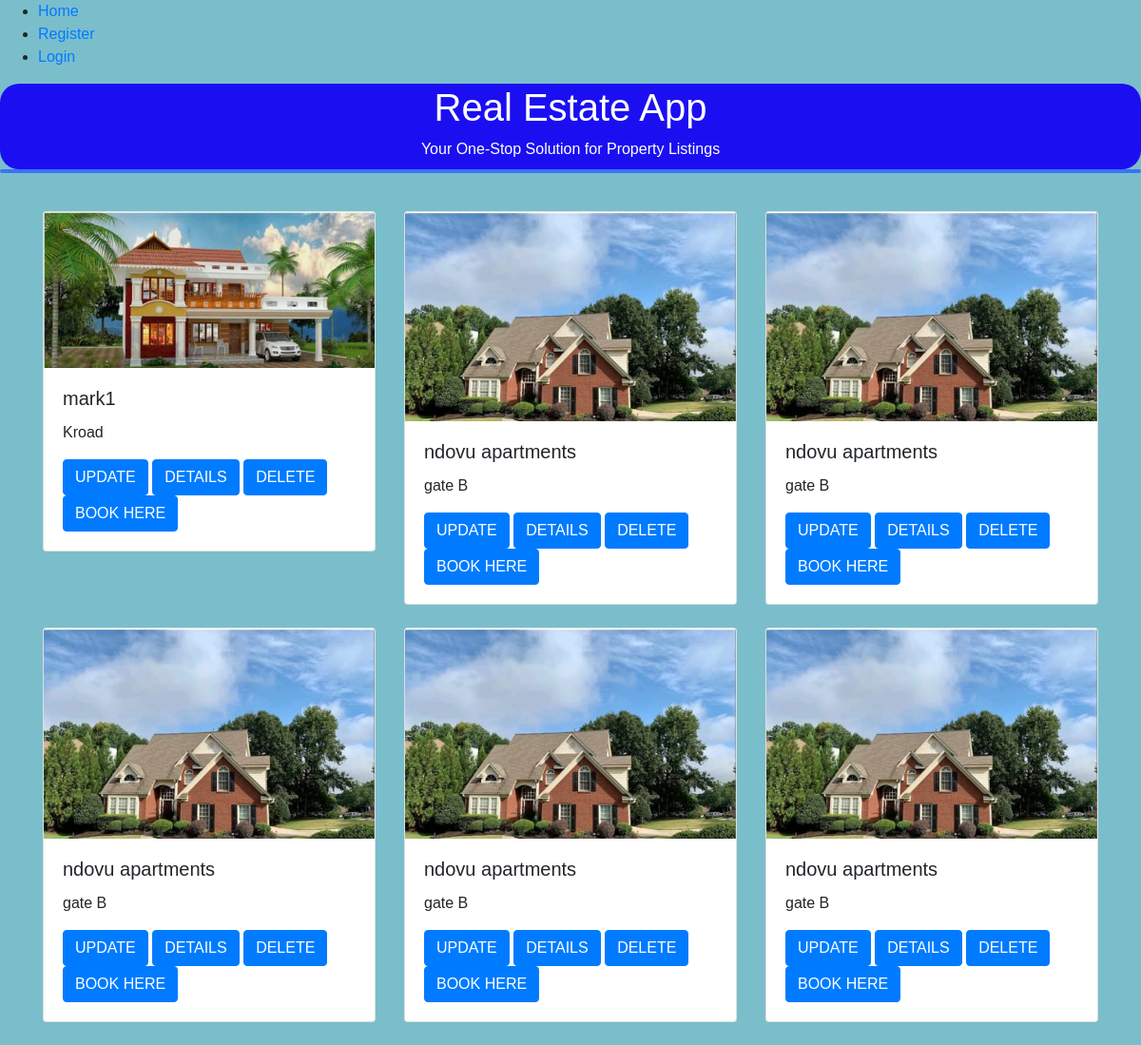
The app's page /listing_all/, older data.
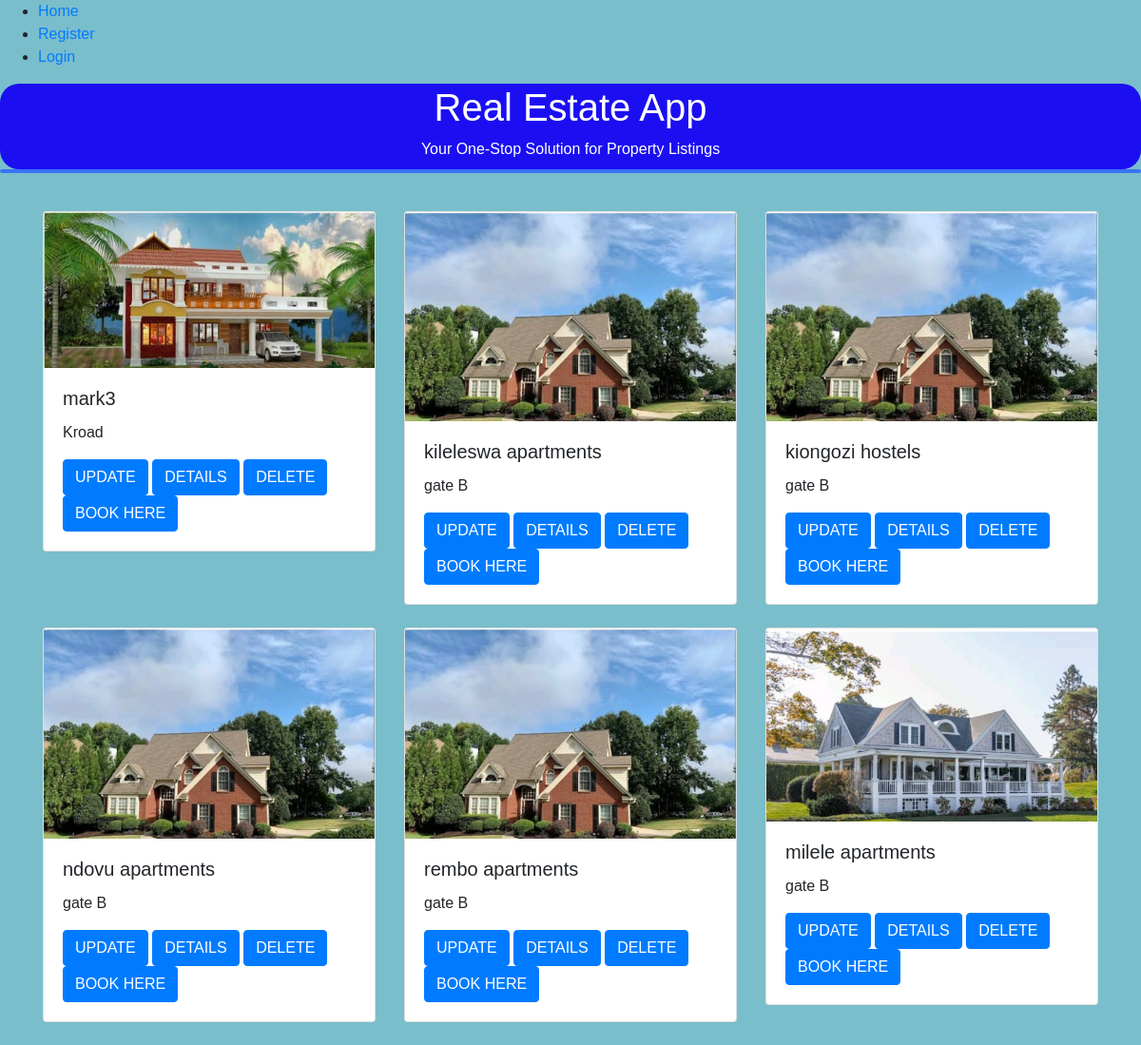
The same page, newer data.
### coreApp/models.py (models this page shows, shortened)
class Property_model(models.Model):
    user = models.ForeignKey(User, on_delete=models.CASCADE, related_name='property')
    property_name = models.CharField(max_length=255)
    location = models.CharField(max_length=50)
    image = models.ImageField(blank=True, null=True)
    rental_price = models.DecimalField(max_digits=10, decimal_places=2)
    security_deposit = models.DecimalField(max_digits=10, decimal_places=2)
    start_date = models.start_date = datetime.now()
    end_date = models.end_date = datetime.now()
    duration = models.DurationField()
    date_paid = models.DateField(blank=True, null=True)
    AMENITIES_CHOICES = [
        ('Balcony','Balcony'),
        ('Gym','Gym'),
        ('SwimmingPool','SwimmingPool')]
    STATUS_CHOICES=[
        ('Available','Available'),
        ('Occupied', 'Occupied') ]
    HOUSE_SIZE = [('STANDARD','STANDARD'),
                  ('Spacious','Spacious')]
    TYPE_OF_HOUSE =[('Singleroom','Singleroom'),
                    ('Bedsitter','Bedsitter'),
                    ('Onebedroom','Onebedroom'),
                    ('Twobedroom','Twobedroom'),
                    ('Threebedroom','Threebedroom'),
                    ('Fourbedroom','Fourbedroom'),
                    ('Studio','Studio'),
                    ('Commercialshops','Commercialshops')]
    amenities = models.TextField(choices=AMENITIES_CHOICES)
    status = models.TextField(choices=STATUS_CHOICES)
    house_type = models.CharField(max_length=50,choices=TYPE_OF_HOUSE)
    size = models.CharField(max_length=50,choices=HOUSE_SIZE)

### coreApp/views.py (the view)
# urls.py: path('listing_all/', property_model_list, name ='listing_all'),
def property_model_list(request):
    listings = Property_model.objects.all()
    context = {
        "listings":listings
    }
    return render(request, "listings_list.html", context)

### coreApp/templates/listings_list.html
{% include 'commons/base.html' %}
{% block content %}
<div class="container">
    <div class="row">
        {% for listing in listings %}
        <div class="col-md-4 mb-4">
            <div class="card">
                <img src="{{ listing.image.url }}" alt="{{ listing.name }}" class="card-img-top img-fluid">
                <div class="card-body">
                    <h5 class="card-title">{{ listing.property_name }}</h5>
                    <p class="card-text">{{ listing.location }}</p>
                    <a href="{% url 'coreApp:update_listing' listing.id %}" class="btn btn-primary">UPDATE</a>
                    <a href="{% url 'coreApp:retrieve_listing' listing.id %}" class="btn btn-primary">DETAILS</a>
                    <a href="{% url 'coreApp:delete_listing' listing.id %}" class="btn btn-primary">DELETE</a>
                    <a href="{% url 'coreApp:book_property' listing.id %}" class="btn btn-primary">BOOK HERE</a>
                </div>
            </div>
        </div>
        {% endfor %}
    </div>
</div>
{% endblock %}

### accounts/templates/commons/base.html (shortened to what this page needs)
<!DOCTYPE html>
<html lang="en">
<head>
    <link rel="stylesheet" href="https://stackpath.bootstrapcdn.com/bootstrap/4.5.2/css/bootstrap.min.css">
</head>
<body>
    {% include 'commons/header.html' %}
    <div class="header">
        <h1>Real Estate App</h1>
        <p>Your One-Stop Solution for Property Listings</p>
    </div>
    <div class="nav-menu">
    </div>
    <div class="content">
    </div>
</body>
</html>

### accounts/templates/commons/header.html (shortened to what this page needs)
{% load static %}
{% block content %}
<nav>
    <ul>
        <li><a href="{% url 'coreApp:home' %}"> Home</a></li>
        {% if user.is_authenticated %}
        <a href="#" style ="color: #ffefef;"> { Welcome back-{{ user.username
        }}}</a>
        <li><a href="{% url 'accounts:logout' %}">logout</a></li>
        {% else %}
        <li><a href="{% url 'accounts:register' %}">Register</a></li>
        <li><a href="{% url 'accounts:login' %}">Login</a></li>
        {% endif %}
    </ul>
</nav>
{% endblock %}

### accounts/templates/commons/base.html (style rules this page uses)
body { display: flex; flex-direction: column; min-height: 100vh; margin: 0; font-family: Arial, sans-serif; background-color: #7abecc; }
.header { background-color: hwb(243 6% 5%); color: #fff; padding: 1px; text-align: center; width: 100%; height: 90px; border-radius: 20px; }
.nav-menu { background-color: hsl(221, 90%, 59%); color: #fff; padding: 2px; display: flex; justify-content: space-between; align-items: center; border-radius: 22px; }
.content { flex: 1; padding: 20px; }

Row changes from the older to the newer data that the page shows:
changed Property_model "Kroad": property_name "mark1" → "mark3"
changed Property_model: property_name "ndovu apartments" → "kileleswa apartments"
changed Property_model: property_name "ndovu apartments" → "kiongozi hostels"
changed Property_model: property_name "ndovu apartments" → "rembo apartments"
changed Property_model: image: a different picture; property_name "ndovu apartments" → "milele apartments"
